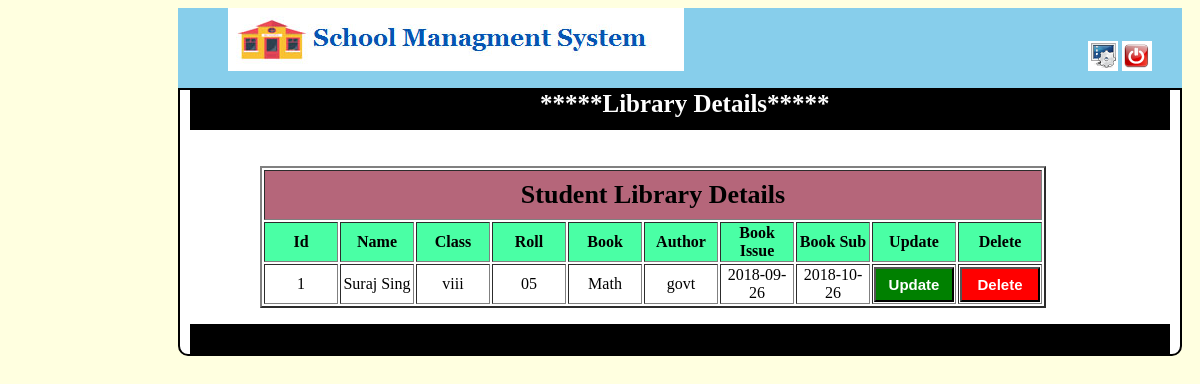
/student_show.php, run on the app's committed database.
### tables this page shows
CREATE TABLE `library_details` (
  `id` int(11) NOT NULL,
  `sname` varchar(255) NOT NULL,
  `class` varchar(255) NOT NULL,
  `roll` varchar(255) NOT NULL,
  `bookname` varchar(255) NOT NULL,
  `authorname` varchar(255) NOT NULL,
  `withdroldate` varchar(255) NOT NULL,
  `submisiondate` varchar(255) NOT NULL
);

### student_show.php (the view, shortened to what this page needs)
<html>
<head>
 </head>
<body bgcolor="lightyellow">
  <div class="header_left">
    <a href="library_profile.php"><img src="headeta.png" class="header_img"></a>
          <a href="change_pass.php" class="header_right"><img src="sett.png" ></a>
    <a href="logouts.php"><img src="logout.png"></a>
  </div>
    <div class="body">
      <div class="menu">
              <b class="header_text">  *****Library Details*****</b>
      </div>  <br><br>
              <form name="frm" action="" method="post">
               <table border="2" style="text-align: center; margin-left: 80px;">
 <tr> <th colspan="10" style="background: #b5667a;height: 50px; font-size: 26px;">Student Library Details</th></tr>
 <tr>
 <th style="background: #4affa5;width: 70px;">Id</th>
 <th style="background: #4affa5;width: 70px;">Name</th>
 <th style="background: #4affa5;width: 70px;">Class</th>
 <th style="background: #4affa5;width: 70px;">Roll</th>
 <th style="background: #4affa5;width: 70px;">Book</th>
 <th style="background: #4affa5;width: 70px;">Author</th>
 <th style="background: #4affa5;width: 70px;">Book Issue</th>
 <th style="background: #4affa5;width: 70px;">Book Sub</th>
 <th style="background: #4affa5;width: 70px;">Update</th>
 <th style="background: #4affa5;width: 70px;">Delete</th>
 </tr>
<?php
include "connection.php";
$qer=mysqli_query($conn,"select * from library_details ");
$c='1';
while($res=mysqli_fetch_assoc($qer))
{
?>
<tr>
  <td><?php echo $c++;  ?></td>
  <td><?php echo $res['sname'];  ?></td>
  <td><?php echo $res['class'];  ?></td>
  <td><?php echo $res['roll'];  ?></td>
  <td><?php echo $res['bookname'];  ?></td>
  <td><?php echo $res['authorname'];  ?></td>
  <td><?php echo $res['withdroldate'];  ?></td>
  <td><?php echo $res['submisiondate'];  ?></td>
  <td><a href="up.php?id=<?php echo $res['id']; ?>"><input type="button" name="" value="Update" / style="height: 35px;
         width: 80px;
         font-size: 15px;
         cursor: pointer;
         background-color: green;
         color: white;
         font-weight: bold;" ></a>
      </td>
      <td><input type="button" onclick="deleteme(<?php echo $res['id']; ?>)" name="delete" value="Delete" style="height: 35px;
         width: 80px;
         font-size: 15px;
         cursor: pointer;
         background-color: red;
         color: white;
         font-weight: bold;
         "></a></td>
         </tr>
<?php } ?>
</table>
          </form>
           <div class="admin"></div>
         </div>
</body>
</html>

### student_show.php (style rules this page uses)
.header_left { height: 80px; width: 1004px; background-color: skyblue; margin-left: 170px; }
.header_img { margin-left: 50px; }
.header_right { margin-left: 400px; }
.body { width: 1000px; margin-left: 170px; border: 2px solid black; background-color: white; border-bottom-left-radius: 10px; border-bottom-right-radius: 10px; }
.menu { background-color: black; height: 40px; width: 980px; margin-left: 10px; }
.header_text { color: white; font-size: 25px; margin-left: 350px; }
.admin { height: 30px; width: 980px; margin-left: 10px; background: black; }

### data on the page
library_details: sname "Suraj Sing", class "viii", roll "05", bookname "Math", authorname "govt", withdroldate "2018-09-26", submisiondate "2018-10-26"
